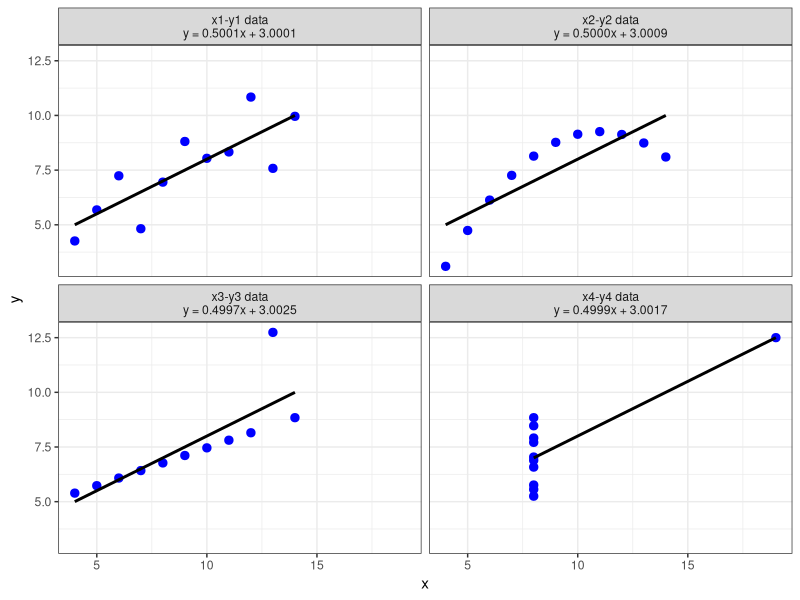

Write R code to recreate this figure.
## ---- chunk 1
#| echo: true
#| fig-width: 9
#| fig-height: 4.5
library(ggplot2)

q <- data.frame(set = factor(rep(1:4, each = 11)),
                x = unlist(anscombe[paste0("x", 1:4)]),
                y = unlist(anscombe[paste0("y", 1:4)]))

lab <- sapply(1:4, function(i) {
  cf <- coef(lm(y ~ x, data = q[q$set == i, ]))
  sprintf("x%d-y%d data\ny = %.4fx + %.4f", i, i, cf[2], cf[1])
})

ggplot(q, aes(x, y)) +
  geom_point(color = "blue", size = 2.5) +
  geom_smooth(method = "lm", se = FALSE, color = "black") +
  facet_wrap(~ set, ncol = 2, labeller = labeller(set = setNames(lab, 1:4))) +
  theme_bw()
